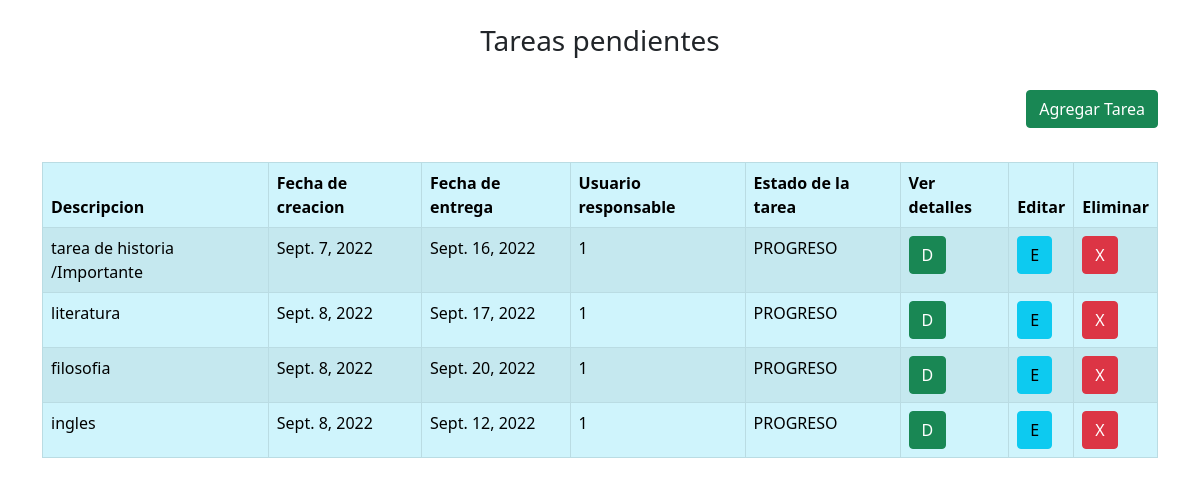
Page /gestion_tareas/dashboard on the earlier database version.
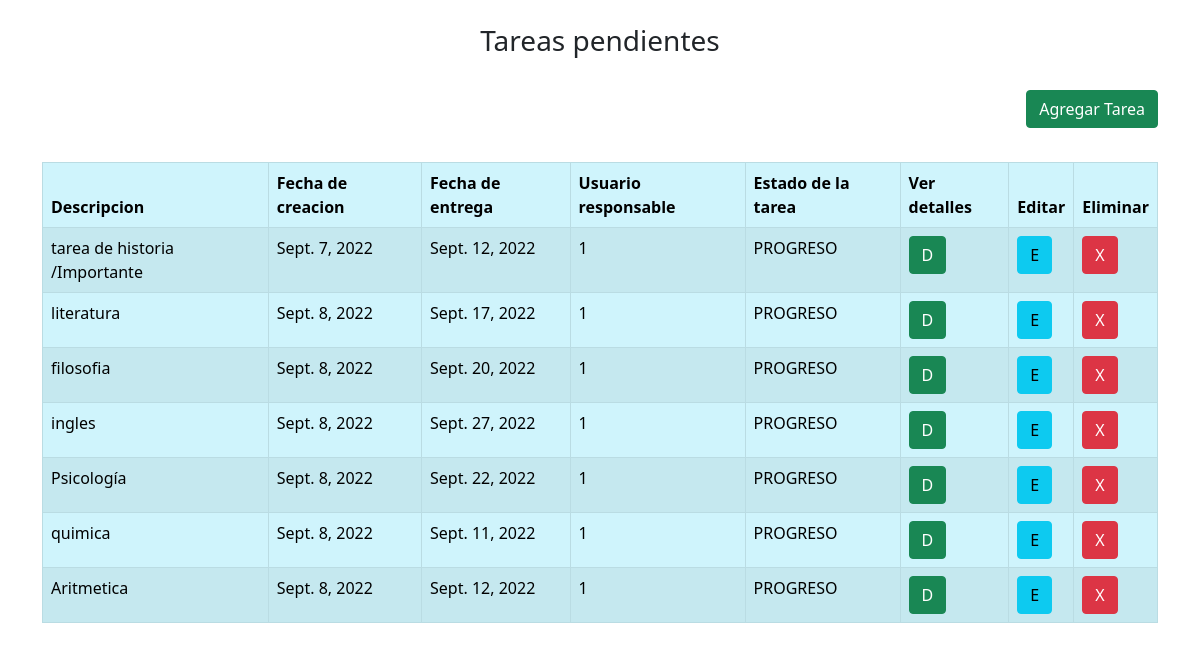
Same page on the later database version.
### gestion_tareas/models.py (models this page shows)
class tarea(models.Model):
    descripcion = models.CharField(max_length=128,default='')
    fechaCreacion = models.DateField(default=datetime.today())
    fechaEntrega = models.DateField(default=datetime.today())
    usuarioResponsable = models.CharField(max_length=128,default='')
    estadoTarea = models.CharField(max_length=128,default='PROGRESO')

### gestion_tareas/views.py (the view)
# urls.py: path('dashboard',views.dashboard,name='dashboard'),
def dashboard (request):
    usuario_id = []
    usuario_activo = usuariosRegistrados.objects.filter(codigoUsuario='1')
    for usuario in usuario_activo:
        usuario_id.append(usuario)
    usuario_responsable = tarea.objects.filter(usuarioResponsable='1')
    for usuario in usuario_responsable:
        usuario_id.append(usuario)
    return render(request,'gestion_tareas/dashboard.html',{
        'objtareas': usuario_id,
    })

### gestion_tareas/templates/gestion_tareas/dashboard.html (shortened to what this page needs)
<!DOCTYPE html>
<html lang="en">
    <head>
        <link href="https://cdn.jsdelivr.net/npm/bootstrap@5.0.2/dist/css/bootstrap.min.css" rel="stylesheet">
    </head>
    <body>
        <div class="container">
            <br>
            <h3 style="text-align:center;">Tareas pendientes</h3>
            <br>
            <div class="float-end">
                <a class="btn btn-success" href="{% url 'gestion_tareas:creacionTareas' %}">Agregar Tarea</a>
            </div>
            <br>
            <br>
            <br>
            <table class="table table-info table-striped table-bordered">
                <thead>
                    <th>Descripcion</th>
                    <th>Fecha de creacion</th>
                    <th>Fecha de entrega</th>
                    <th>Usuario responsable</th>
                    <th>Estado de la tarea</th>
                    <th>Ver detalles</th>
                    <th>Editar</th>
                    <th>Eliminar</th>
                </thead>
                <tbody>
                    {% for tarea in objtareas %}
                    <tr>
                        <td>{{ tarea.descripcion }}</td>
                        <td>{{ tarea.fechaCreacion }}</td>
                        <td>{{ tarea.fechaEntrega }}</td>
                        <td>{{ tarea.usuarioResponsable }}</td>
                        <td>{{ tarea.estadoTarea }}</td>
                        <td><a class="btn btn-success" href="{% url 'gestion_tareas:vistaTareas' tarea.id %}" >D</a></td>
                        <td><a class="btn btn-info" href="{% url 'gestion_tareas:edicionTareas' tarea.id %}" >E</a></td>
                        <td>
                            <a class="btn btn-danger" href="{% url 'gestion_tareas:eliminarTarea' tarea.id %}" >X</a>
                        </td>
                    </tr>
                    {% endfor %}
                </tbody>
            </table>
        </div>
    </body>
</html>

Differences in the rows shown:
changed tarea "tarea de historia /Importante": fechaEntrega "Sept. 16, 2022" → "Sept. 12, 2022"
changed tarea "ingles": fechaEntrega "Sept. 12, 2022" → "Sept. 27, 2022"
added tarea: descripcion "Psicología", fechaCreacion "Sept. 8, 2022", fechaEntrega "Sept. 22, 2022", usuarioResponsable "1", estadoTarea "PROGRESO"
added tarea: descripcion "quimica", fechaCreacion "Sept. 8, 2022", fechaEntrega "Sept. 11, 2022", usuarioResponsable "1", estadoTarea "PROGRESO"
added tarea: descripcion "Aritmetica", fechaCreacion "Sept. 8, 2022", fechaEntrega "Sept. 12, 2022", usuarioResponsable "1", estadoTarea "PROGRESO"
